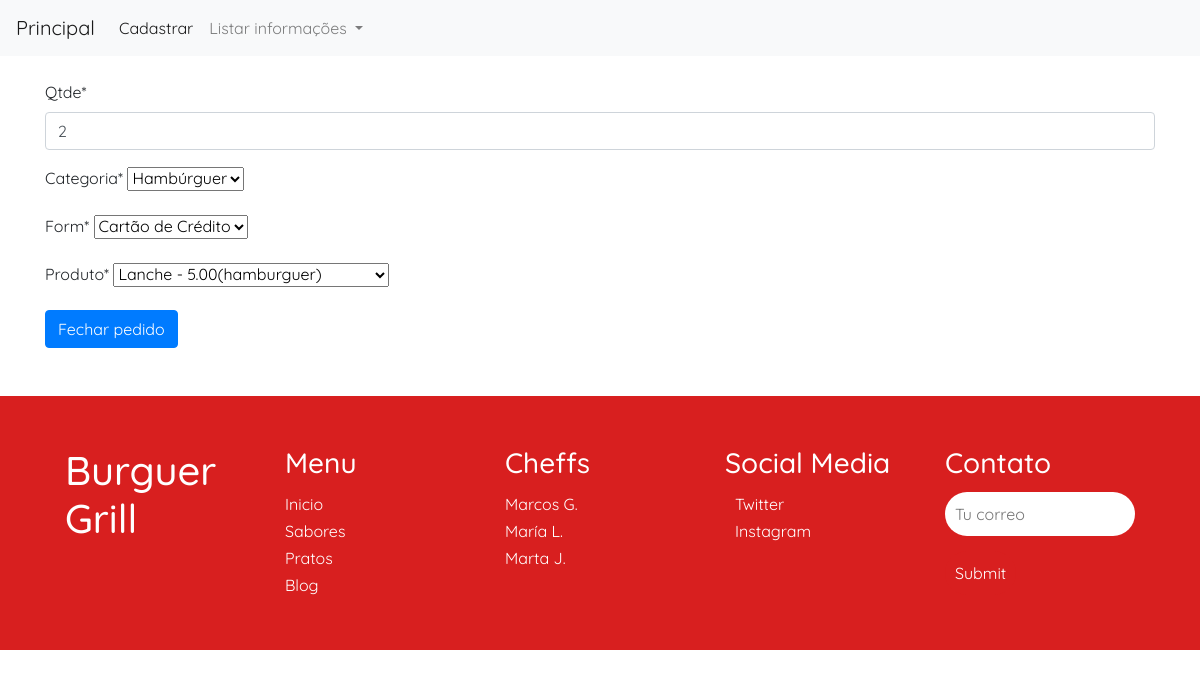
Screenshot of /editar/carrinhos/11/ with the database file from the repository.
### cadastros/models.py (models this page shows, shortened)
class Carrinhos(models.Model):
   qtde=models.IntegerField(max_length=50,verbose_name='qtde')
   categoria = models.CharField(max_length=50, choices=[('bebida', 'Bebida'), ('hamburguer', 'Hambúrguer'), ('sorvete', 'Sorvete'), ('porcao', 'Porção')])
   form=models.CharField(max_length=50, choices=[('cartao', 'Cartão de Crédito'), ('cartao', 'Cartão de Débito'), ('pix', 'Pix')])
   produto=models.ForeignKey(Produtos,on_delete=models.PROTECT)

class Produtos(models.Model):
    nome = models.CharField(max_length=100)
    preco = models.DecimalField(max_digits=10, decimal_places=2)
    categoria = models.CharField(max_length=50, choices=[('bebida', 'Bebida'), ('hamburguer', 'Hambúrguer'), ('sorvete', 'Sorvete'), ('porcao', 'Porção')])
    def __str__(self):
        return"{} - {}({})".format(self.nome,self.preco,self.categoria)

### cadastros/views.py (the view)
# urls.py: path('editar/carrinhos/<int:pk>/',CarrinhoUpdate.as_view(),name="editar-carrinhos"),
class CarrinhoUpdate(UpdateView):
    model=Carrinhos
    fields=['qtde','categoria', 'form', 'produto']
    template_name='cadastros/form.html'
    success_url=reverse_lazy('restrito')

### cadastros/templates/cadastros/form.html (shortened to what this page needs)
{% load static %}
{% load crispy_forms_tags %}
<!DOCTYPE html>
<html lang="pt-BR">
<head>
    <link rel="stylesheet" href="https://cdn.jsdelivr.net/npm/bootstrap@4.2.1/dist/css/bootstrap.min.css">
    <link rel="stylesheet" href="index.css">
    <link rel="stylesheet" href="{% static 'css/index.css' %}">
</head>
<body>
    {% block menu %}
    <nav class="navbar navbar-expand-lg navbar-light bg-light">
        <a class="navbar-brand" href="{% url 'index' %}">Principal</a>
        <div class="collapse navbar-collapse" id="navbarNavDropdown">
            <ul class="navbar-nav">
                <li class="nav-item active">
                    <a class="nav-link" href="{% url 'cadastrar-carrinhos' %}">Cadastrar <span class="sr-only">(current)</span></a>
                </li>
                <li class="nav-item dropdown">
                    <a class="nav-link dropdown-toggle" href="#" id="navbarDropdownMenuLink" role="button" data-toggle="dropdown" aria-haspopup="true" aria-expanded="false">
                        Listar informações
                    </a>
                </li>
            </ul>
        </div>
    </nav>
    {% endblock %}
    <div class="container mt-4">
        {% block conteudo %}
        <form action="" method="post">
            {{ form|crispy }}
            <button type="submit" class="btn btn-primary">Fechar pedido </button>
        </form>
        {% endblock %}
    </div>
    <br>
    <br>
    <section id="contacto">
      <div class="fila">
          <div class="col">
              <h1>Burguer Grill</h1>
          </div>
          <div class="col">
              <h3>Menu</h3>
              <a href="#inicio">Inicio</a>
              <a href="#sabores">Sabores</a>
              <a href="#sabores">Pratos</a>
              <a href="#sabores">Blog</a>
          </div>
          <div class="col">
              <h3>Cheffs</h3>
              <a href="#">Marcos G.</a>
              <a href="#">María L.</a>
              <a href="#">Marta J.</a>
          </div>
          <div class="col">
              <h3>Social Media</h3>
              <div class="media">
                   <a href="#">Twitter</a>
              </div>
              <div class="media">
                   <a href="#">Instagram</a>
              </div>
          </div>
          <div class="col">
              <h3>Contato</h3>
              <input type="text" placeholder="Tu correo">
              <input type="submit" class="enviar">
          </div>
      </div>
  </section>
</body>
</html>

### static/css/index.css (style rules this page uses)
* { margin: 0; padding: 0; font-family: 'Quicksand'; }
html { scroll-behavior: smooth; }
#contacto { background-color: #d81f1f; padding: 50px 0; }
#contacto .fila { max-width: 1100px; margin: auto; display: flex; justify-content: space-between; color: #fff; }
#contacto a { text-decoration: none; color:#fff; display: block; margin-bottom: 3px; }
#contacto h3 { margin-bottom: 12px; }
#contacto .media { display: flex; align-items: center; }
#contacto input { border: none; padding: 10px; width: 100%; border-radius: 30px; }
#contacto .enviar { background-color: #d81f1f; color: #fff; width: fit-content; margin-top: 15px; cursor: pointer; }

### rows the page displays
Carrinhos: qtde "2", form "Cartão de Crédito", produto "Lanche - 5.00(hamburguer)"
Produtos: categoria "Hambúrguer"
